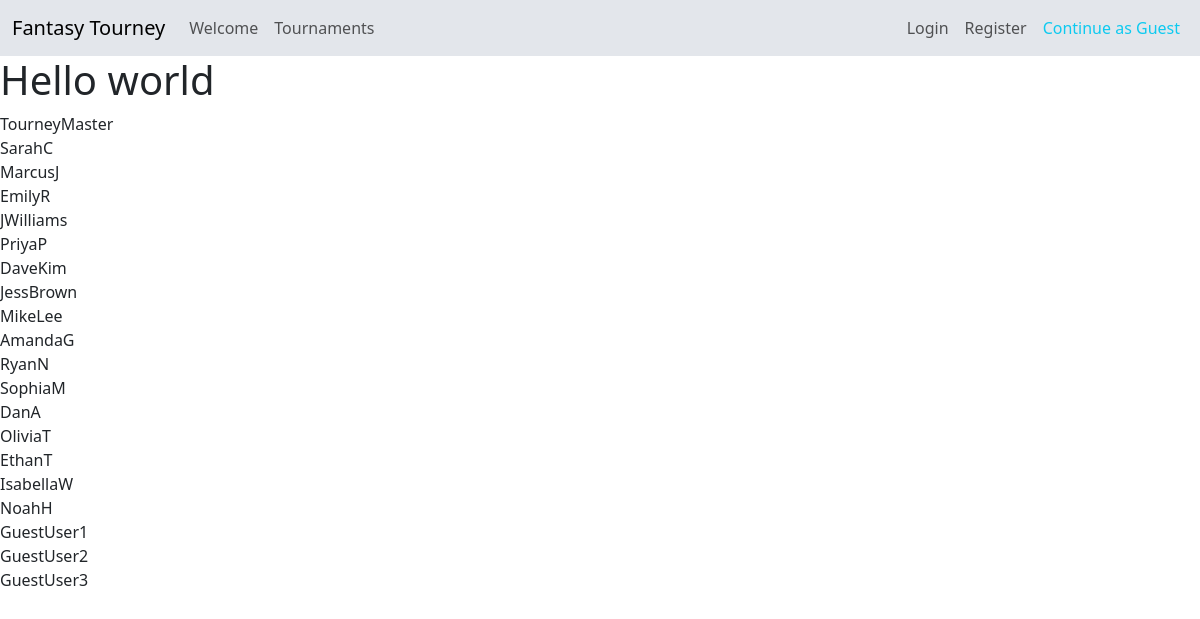
The page /Php_Files/index.php on the database its author committed.
### tables this page shows
CREATE TABLE `users` (
  `user_id` int(11) NOT NULL AUTO_INCREMENT,
  `email` varchar(255) NOT NULL CHECK (`email` <> ''),
  `role` enum('admin','player','guest') NOT NULL,
  `displayname` varchar(100) NOT NULL CHECK (`displayname` <> ''),
  `password` varchar(255) NOT NULL CHECK (`password` <> ''),
  `profile_picture` varchar(255) DEFAULT NULL,
  `bio` text DEFAULT NULL,
  PRIMARY KEY (`user_id`),
  UNIQUE KEY `email` (`email`)
);

### Php_Files/index.php (the view, shortened to what this page needs)
<!DOCTYPE html>
<html lang="en">
  <head>
    <link
      href="https://cdn.jsdelivr.net/npm/bootstrap@5.3.8/dist/css/bootstrap.min.css"
      rel="stylesheet"
    />
  </head>
  <body>
    <?php
      require_once("./navbar.php");
    ?>
    <h1>Hello world</h1>
    <?php
      $db = get_pdo_connection();
      $users = $db->prepare("select * from users");
      $users->execute();
      $results = $users->fetchAll(PDO::FETCH_ASSOC);
      foreach($results as $user){
        echo "<div>";
        echo "{$user['displayname']}";
        echo "</div>";
      }
    ?>
  </body>
</html>

### Php_Files/navbar.php (shortened to what this page needs)
<nav class="navbar navbar-expand-lg navbar-light"
     style="background-color:#E3E6EB;">
  <div class="container-fluid">
    <a class="navbar-brand" href="welcome.php">Fantasy Tourney</a>
    <div class="collapse navbar-collapse" id="navbarSupportedContent">
      <ul class="navbar-nav me-auto mb-2 mb-lg-0">
        <li class="nav-item">
          <a class="nav-link" href="./welcome.php">Welcome</a>
        </li>
        <li class="nav-item">
            <a class="nav-link" href="./tournaments.php">Tournaments</a>
        </li>
      </ul>
      <ul class="navbar-nav mb-2 mb-lg-0">
        <?php
        if (!isset($_SESSION["user_id"]) && !isset($_SESSION["role"])): ?>
            <li class="nav-item">
                <a class="nav-link" href="login.php">Login</a>
            </li>
            <li class="nav-item">
                <a class="nav-link" href="register.php">Register</a>
            </li>
            <li class="nav-item">
                <a class="nav-link text-info" href="guest_login.php">Continue as Guest</a>
            </li>
        <?php
        endif; ?>
      </ul>
    </div>
  </div>
</nav>

### rows shown on the page
users: displayname "TourneyMaster"
users: displayname "SarahC"
users: displayname "MarcusJ"
users: displayname "EmilyR"
users: displayname "JWilliams"
users: displayname "PriyaP"
users: displayname "DaveKim"
users: displayname "JessBrown"
users: displayname "MikeLee"
users: displayname "AmandaG"
users: displayname "RyanN"
users: displayname "SophiaM"
users: displayname "DanA"
users: displayname "OliviaT"
users: displayname "EthanT"
users: displayname "IsabellaW"
users: displayname "NoahH"
users: displayname "GuestUser1"
users: displayname "GuestUser2"
users: displayname "GuestUser3"
